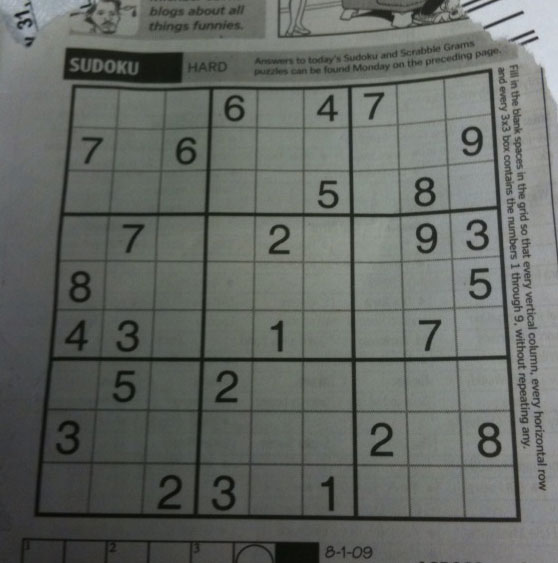
#> input picture day02_openv_color/sudoku.png, 558 x 563 px
$ python step1_global_thresh.py
#> lines starting #> are read from the running program, lines starting #| are printed output that depends on the picture; after the words box and inside, x2 and y2 are one past the last pixel; in counts of white or black regions, pixels touching at a corner belong together
import cv2 as cv
import numpy as np
import matplotlib.pyplot as plt
from matplotlib.widgets import Slider

# 이미지 읽기 (그레이스케일)
img = cv.imread('sudoku.png', cv.IMREAD_GRAYSCALE)
#> img: shape (563, 558); min 7, max 218, mean 101.8
img = cv.medianBlur(img, 5)

# Figure와 Axes 생성
fig, ax = plt.subplots(figsize=(10, 6))
plt.subplots_adjust(bottom=0.35)

# 슬라이더용 Axes
ax_thresh = plt.axes([0.2, 0.2, 0.6, 0.03])
ax_mode = plt.axes([0.2, 0.1, 0.6, 0.03])

# 슬라이더 생성
slider_thresh = Slider(ax_thresh, 'Threshold', 0, 255, valinit=127, valstep=1)
slider_mode = Slider(ax_mode, 'Mode (0: Binary, 1: Inv)', 0, 1, valinit=0, valstep=1)

def update(val):
    thresh = int(slider_thresh.val)
    mode = int(slider_mode.val)

    # 이진화 타입 선택
    if mode == 0:
        thresh_type = cv.THRESH_BINARY
        mode_name = 'BINARY'
    else:
        thresh_type = cv.THRESH_BINARY_INV
        mode_name = 'BINARY_INV'

    # 이진화 적용
    _, result = cv.threshold(img, thresh, 255, thresh_type)
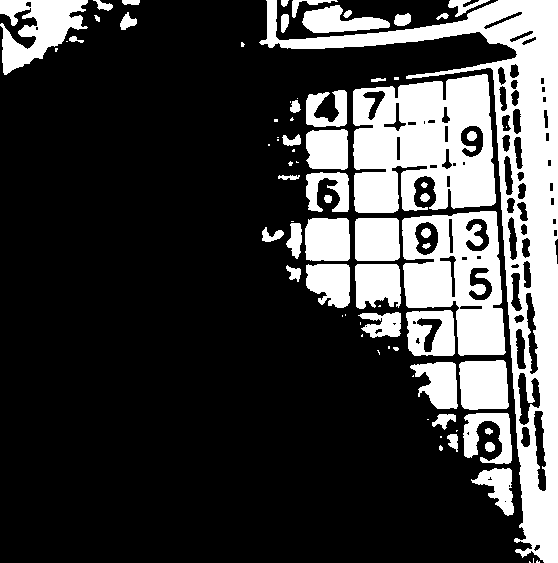
#> result: shape (563, 558); 25.2% white; 79 white regions (32 under 20 px), largest, box (x1, y1, x2, y2) and area: (259, 0, 558, 563) 27086, (353, 74, 496, 213) 15195, (402, 211, 506, 356) 9242

    # 화면 업데이트
    ax.clear()
    ax.imshow(result, cmap='gray')
    ax.set_title(f'Threshold: {thresh} | Mode: {mode_name}')
    ax.axis('off')
    fig.canvas.draw_idle()

# 슬라이더 콜백 연결
slider_thresh.on_changed(update)
slider_mode.on_changed(update)

# 초기 표시
update(None)

plt.show()
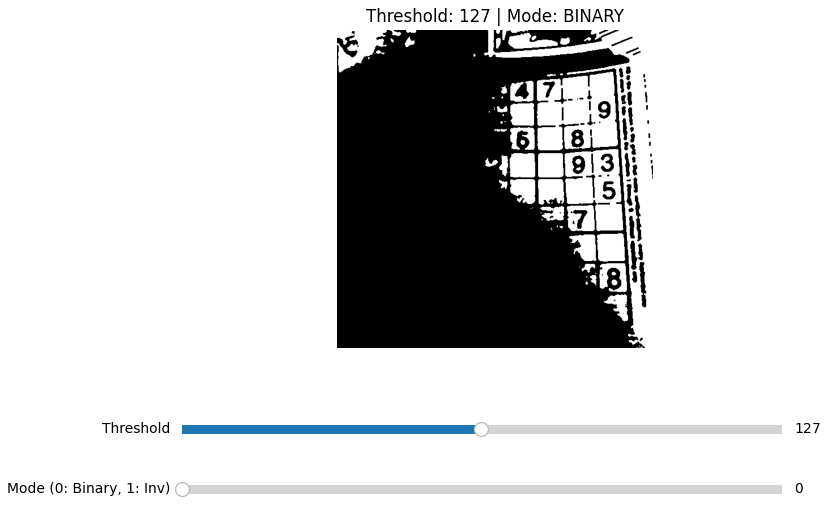
#> figure drawn by matplotlib, 3 panels

$ run again, with day02_openv_color/gradient.png copied over day02_openv_color/sudoku.png
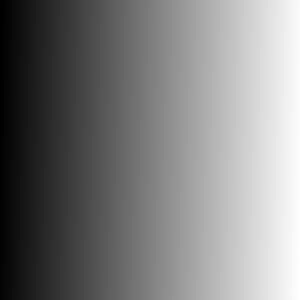
#> input picture day02_openv_color/gradient.png, 300 x 300 px
#> in update, `_, result = cv.threshold(img, thresh, 255, thresh_type)`:
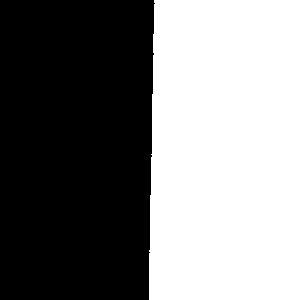
#> result: shape (300, 300); 49.5% white; 1 white region, box (x1, y1, x2, y2) and area: (149, 0, 300, 300) 44567
#> `plt.show()`:
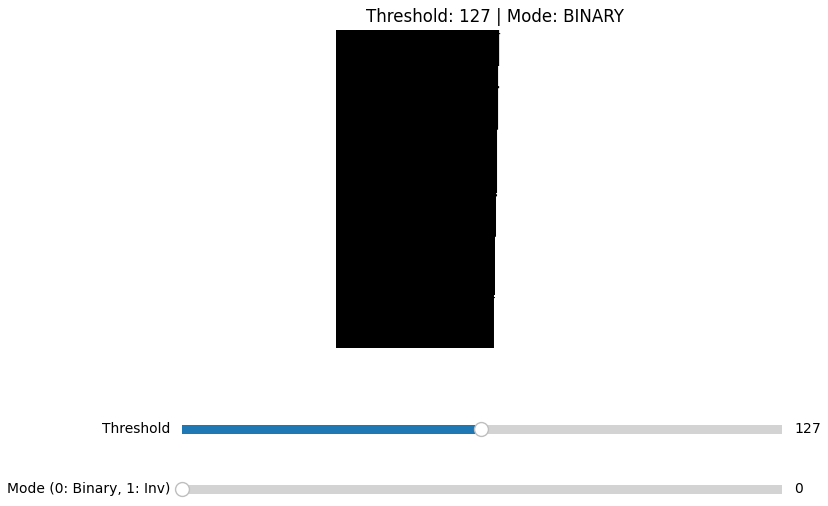
#> figure drawn by matplotlib, 3 panels
